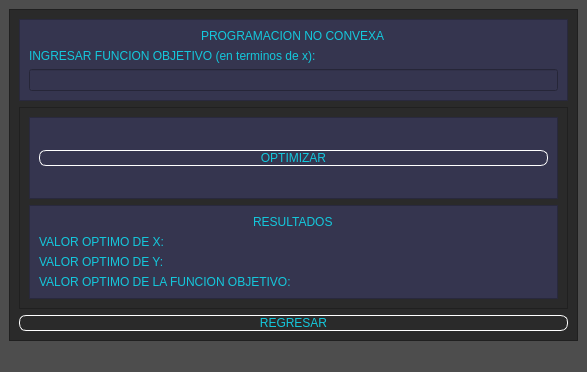
<?xml version="1.0" encoding="UTF-8"?>
<ui version="4.0">
 <class>MainWindow</class>
 <widget class="QMainWindow" name="MainWindow">
  <property name="geometry">
   <rect>
    <x>0</x>
    <y>0</y>
    <width>587</width>
    <height>372</height>
   </rect>
  </property>
  <property name="windowTitle">
   <string>MainWindow</string>
  </property>
  <property name="styleSheet">
   <string notr="true">
background-color: rgb(77, 77, 77);</string>
  </property>
  <widget class="QWidget" name="centralwidget">
   <layout class="QHBoxLayout" name="horizontalLayout">
    <item>
     <widget class="QFrame" name="frame">
      <property name="styleSheet">
       <string notr="true">
background-color: rgb(42, 42, 42);</string>
      </property>
      <property name="frameShape">
       <enum>QFrame::StyledPanel</enum>
      </property>
      <property name="frameShadow">
       <enum>QFrame::Raised</enum>
      </property>
      <layout class="QVBoxLayout" name="verticalLayout" stretch="2,8,0">
       <item>
        <widget class="QFrame" name="frame_2">
         <property name="styleSheet">
          <string notr="true"> background-color: rgb(53, 53, 79);</string>
         </property>
         <property name="frameShape">
          <enum>QFrame::StyledPanel</enum>
         </property>
         <property name="frameShadow">
          <enum>QFrame::Raised</enum>
         </property>
         <layout class="QVBoxLayout" name="verticalLayout_2">
          <item alignment="Qt::AlignHCenter">
           <widget class="QLabel" name="label_7">
            <property name="styleSheet">
             <string notr="true">font: 87 15pt &quot;Arial 	Black&quot;;

color: rgb(20, 200, 220);</string>
            </property>
            <property name="text">
             <string>PROGRAMACION NO CONVEXA</string>
            </property>
           </widget>
          </item>
          <item>
           <widget class="QLabel" name="label">
            <property name="styleSheet">
             <string notr="true">font: 87 9pt &quot;Arial 	Black&quot;;

color: rgb(20, 200, 220);</string>
            </property>
            <property name="text">
             <string>INGRESAR FUNCION OBJETIVO (en terminos de x):</string>
            </property>
           </widget>
          </item>
          <item>
           <widget class="QLineEdit" name="ingresa_no_convexa">
            <property name="styleSheet">
             <string notr="true">
color:rgb(20,200,220);</string>
            </property>
           </widget>
          </item>
         </layout>
        </widget>
       </item>
       <item>
        <widget class="QFrame" name="frame_3">
         <property name="frameShape">
          <enum>QFrame::StyledPanel</enum>
         </property>
         <property name="frameShadow">
          <enum>QFrame::Raised</enum>
         </property>
         <layout class="QVBoxLayout" name="verticalLayout_3" stretch="1,1">
          <item>
           <widget class="QFrame" name="frame_4">
            <property name="styleSheet">
             <string notr="true"> background-color: rgb(53, 53, 79);</string>
            </property>
            <property name="frameShape">
             <enum>QFrame::StyledPanel</enum>
            </property>
            <property name="frameShadow">
             <enum>QFrame::Raised</enum>
            </property>
            <layout class="QVBoxLayout" name="verticalLayout_5">
             <item>
              <widget class="QPushButton" name="pushButton_n_c">
               <property name="styleSheet">
                <string notr="true">font:87 12pt &quot;Arial Black&quot;;
background-color:#000000ff;
color:rgb(20,200,220);
border-radius:7px;
border:1px solid white;</string>
               </property>
               <property name="text">
                <string>OPTIMIZAR</string>
               </property>
              </widget>
             </item>
            </layout>
           </widget>
          </item>
          <item>
           <widget class="QFrame" name="frame_5">
            <property name="styleSheet">
             <string notr="true"> background-color: rgb(53, 53, 79);</string>
            </property>
            <property name="frameShape">
             <enum>QFrame::StyledPanel</enum>
            </property>
            <property name="frameShadow">
             <enum>QFrame::Raised</enum>
            </property>
            <layout class="QVBoxLayout" name="verticalLayout_4">
             <item alignment="Qt::AlignHCenter">
              <widget class="QLabel" name="label_3">
               <property name="styleSheet">
                <string notr="true">font: 87 15pt &quot;Arial 	Black&quot;;

color: rgb(20, 200, 220);</string>
               </property>
               <property name="text">
                <string>RESULTADOS</string>
               </property>
              </widget>
             </item>
             <item>
              <widget class="QLabel" name="label_4">
               <property name="styleSheet">
                <string notr="true">font: 87 7pt &quot;Arial 	Black&quot;;

color: rgb(20, 200, 220);</string>
               </property>
               <property name="text">
                <string>VALOR OPTIMO DE X:</string>
               </property>
              </widget>
             </item>
             <item>
              <widget class="QLabel" name="label_5">
               <property name="styleSheet">
                <string notr="true">font: 87 7pt &quot;Arial 	Black&quot;;

color: rgb(20, 200, 220);</string>
               </property>
               <property name="text">
                <string>VALOR OPTIMO DE Y:</string>
               </property>
              </widget>
             </item>
             <item>
              <widget class="QLabel" name="label_6">
               <property name="styleSheet">
                <string notr="true">font: 87 7pt &quot;Arial 	Black&quot;;

color: rgb(20, 200, 220);</string>
               </property>
               <property name="text">
                <string>VALOR OPTIMO DE LA FUNCION OBJETIVO:</string>
               </property>
              </widget>
             </item>
            </layout>
           </widget>
          </item>
         </layout>
        </widget>
       </item>
       <item>
        <widget class="QPushButton" name="pushButton_2_n_c">
         <property name="styleSheet">
          <string notr="true">font:87 12pt &quot;Arial Black&quot;;
background-color:#000000ff;
color:rgb(20,200,220);
border-radius:7px;
border:1px solid white;</string>
         </property>
         <property name="text">
          <string>REGRESAR</string>
         </property>
        </widget>
       </item>
      </layout>
     </widget>
    </item>
   </layout>
  </widget>
  <widget class="QMenuBar" name="menubar">
   <property name="geometry">
    <rect>
     <x>0</x>
     <y>0</y>
     <width>587</width>
     <height>21</height>
    </rect>
   </property>
  </widget>
  <widget class="QStatusBar" name="statusbar"/>
 </widget>
 <resources/>
 <connections/>
</ui>
